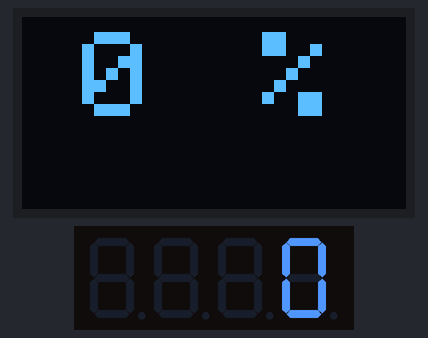
Simulated run of this sketch. Board: Arduino Uno, built with avr-gcc and run on an emulated ATmega328P. Parts: 128×64 one-colour display, 4-digit seven-segment display.

Above: at 0.1 s.

The sketch:

code.ino
```cpp
#include <Wire.h>
#include <Adafruit_GFX.h>        //OLED头文件
#include <Adafruit_SSD1306.h>
#include "TM1637.h"              //数码管头文件
#define CLK 2                    //数码管CLK接口
#define DIO 3                    //数码管DIO接口
TM1637 tm1637(CLK,DIO);         //创建一个数码管对象
#define OLED_RESET     4
Adafruit_SSD1306 display(128, 64, &Wire,OLED_RESET);

int RX_Count = 0;
char CPU_Data[10] = {0};
char RX_Buffer[200] = {0};
char *Head, *Tail;
int USE_CPU;
void setup()
{
  Serial.begin(9600);
  display.begin(SSD1306_SWITCHCAPVCC,0x3C);
  display.setTextColor(WHITE);//开像素点发光
  display.clearDisplay();//清屏
  tm1637.init();
  tm1637.set(BRIGHT_TYPICAL);//BRIGHT_TYPICAL = 2,BRIGHT_DARKEST = 0,BRIGHTEST = 7;
}

void loop()
{
  while (Serial.available())
  {
    RX_Buffer[RX_Count++] = Serial.read();
    if (RX_Count >= 200)
    {
      RX_Count = 0;
      memset(RX_Buffer, 0, 200);
    }
  }
  if ((Head = strchr(RX_Buffer, 'S')) != NULL)
  {
    if ((Tail = strchr(RX_Buffer, 'E')) != NULL)
    {
      if (Tail > Head)
      {
        RX_Count = 0;
        memset(CPU_Data, 0, 10);
        memcpy(CPU_Data, Head + 2, (Tail - Head - 2));
        memset(RX_Buffer, 0, 200);
        USE_CPU = atoi(CPU_Data);       //数据类型转换
        //Serial.println(CPU_Data);
        //Serial.println(USE_CPU);
      }
    }
  }
  display.setTextSize(4); //设置字体大小
  display.setCursor(20, 5);//设置显示位置
  display.println(USE_CPU);
  display.setCursor(80, 5);
  display.println("%");
  display.display();      // 开显示
  display.clearDisplay(); //清屏

  //数码管显示（这里用6位数码管代替4位数码管）
  tm1637.display(3,USE_CPU/100);    //在数码管的第四个位置显示百位
  tm1637.display(4,USE_CPU%100/10); //在数码管的第五个位置显示十位
  tm1637.display(5,USE_CPU%10);     //在数码管的第六个位置显示个位
}
```
